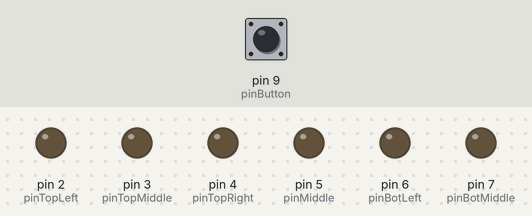
Bench run of a sketch on a simulated Arduino Uno, built with avr-gcc and run on an emulated ATmega328P. Shown: output pins drawn as LEDs (lit = HIGH). The inputs (shaded band) are chosen by the test bench; at power-on: pin 9 (pinButton) LOW. Random numbers use the default seed unless the sketch sets one; pins used as bus, display or sensor lines are not drawn.

Above: at 1.2 s.
1.3 s: pin 9 (pinButton) pulled HIGH for 0.15 s
At 9.0 s:
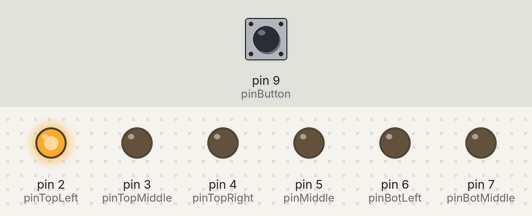
At 10.8 s:
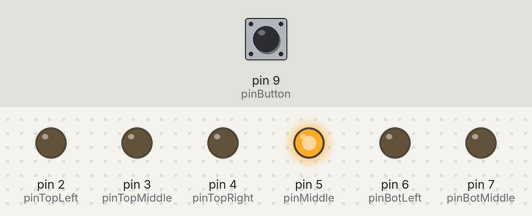
Timing chart, 0 to 13.4 s (numbered marks = the images above; inputs shaded):
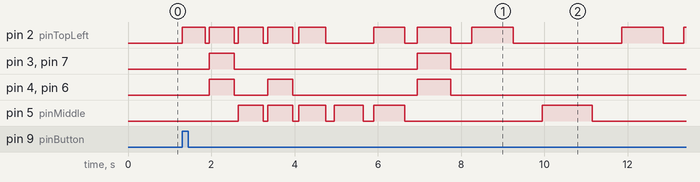

Measured:
- after the input at 1.3 s, pin 2 (pinTopLeft): LOW → HIGH at once, → LOW 0.55 s later, → HIGH 0.10 s later, → LOW 0.60 s later, … (19 changes in this stretch); pin 3 (pinTopMiddle): LOW → HIGH after 0.65 s, → LOW 0.60 s later, → HIGH 4.4 s later, → LOW 0.80 s later

The sketch:

backup_ino.ino
```cpp
//Pin to Led Location
int pinTopLeft = 2;
int pinTopMiddle = 3;
int pinTopRight = 4;

int pinMiddle = 5;

int pinBotLeft = 6;
int pinBotMiddle = 7;
int pinBotRight = 8;

int pinButton = 9;

int randNumb = 0;
boolean butPres = LOW;

void setup() {
   pinMode(pinTopLeft, OUTPUT);
   pinMode(pinTopMiddle, OUTPUT);
   pinMode(pinTopRight, OUTPUT);
   pinMode(pinBotLeft, OUTPUT);
   pinMode(pinBotMiddle, OUTPUT);
   pinMode(pinBotRight, OUTPUT);
   pinMode(pinMiddle, OUTPUT);
}

void drawOne() {
  digitalWrite(pinMiddle, HIGH);
}

void drawTwo() {
  digitalWrite(pinTopLeft, HIGH);
  digitalWrite(pinBotRight, HIGH);
}

void drawThree() {
  drawOne();
  drawTwo();
}

void drawFour() {
  digitalWrite(pinTopLeft, HIGH);
  digitalWrite(pinTopRight, HIGH);
  digitalWrite(pinBotLeft, HIGH);
  digitalWrite(pinBotRight, HIGH);
}

void drawFive() {
  drawOne();
  drawFour();
}

void drawSix() {
  drawFour();
  digitalWrite(pinTopMiddle, HIGH);
  digitalWrite(pinBotMiddle, HIGH);
}

void resetPins() {
  digitalWrite(pinTopLeft, LOW);
  digitalWrite(pinTopMiddle, LOW);
  digitalWrite(pinTopRight, LOW);
  digitalWrite(pinMiddle, LOW);
  digitalWrite(pinBotLeft, LOW);
  digitalWrite(pinBotMiddle, LOW);
  digitalWrite(pinBotRight, LOW);
}

void light() {
  if(randNumb == 1) {
      drawOne(); }
    else if (randNumb == 2) {
      drawTwo(); }
    else if (randNumb == 3) {
      drawThree(); }
    else if (randNumb == 4) {
      drawFour(); }
    else if (randNumb == 5) {
      drawFive(); }
    else if (randNumb == 6) {
      drawSix(); }
    delay(500);
}

void loop() {
  if(digitalRead(pinButton) == HIGH) {
    int nextNumb = random(1, 7);
    if(butPres == LOW) {
      butPres = HIGH;

      int delayTime = 100;

     for(int i = 0; i < 10; i++) {
       randNumb = random(1,7);
       light();
       delay(delayTime/2);
       if(i == 0)
         delayTime = 200;
       else if (i == 3)
         delayTime = 300;
       else if (i == 4)
         delayTime = 400;
       else if (i == 5)
         delayTime = 500;
       else if (i == 6)
         delayTime = 600;
       else if (i == 7)
         delayTime = 1000;
       else if (i == 8)
         delayTime = 1400;
       resetPins();
       delay(delayTime/2);
    }

    for ( int i = 0; i < 3; i++) {
      randNumb = nextNumb;
      light();
      delay(500);
      resetPins();
      delay(500);
    }
    }

  } else { butPres = LOW; resetPins(); }
}
```
